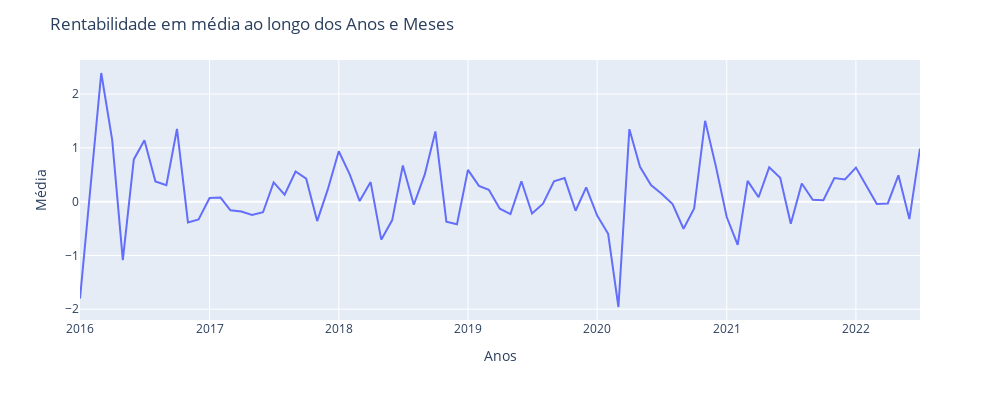

Notebook source saved alongside this figure:
### Code cell
# Exibindo a média de rentablidade das ações agrupadas por YearMonth
df_volume = df.groupby(['YearMonth'], as_index=False)['Rentability'].mean()

exibirTimeSeries(df_volume, 'YearMonth', 'Rentability', title='Rentabilidade em média ao longo dos Anos e Meses', ylabel='Média', xlabel='Anos')
